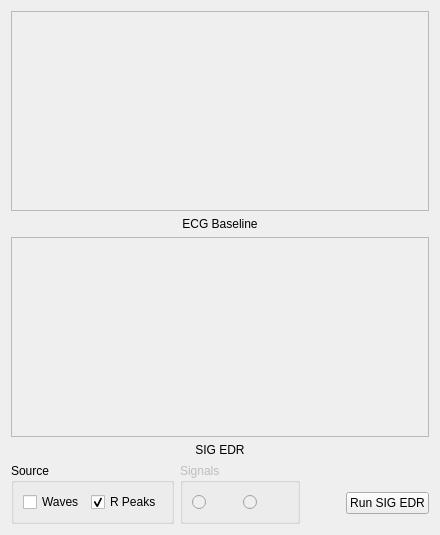
            <widget class="QWidget" name="sig_edr">
             <attribute name="title">
              <string>SIG_EDR</string>
             </attribute>
             <layout class="QVBoxLayout" name="verticalLayout_73">
              <item>
               <widget class="QScrollArea" name="Baseline_edr">
                <property name="minimumSize">
                 <size>
                  <width>0</width>
                  <height>200</height>
                 </size>
                </property>
                <property name="verticalScrollBarPolicy">
                 <enum>Qt::ScrollBarAsNeeded</enum>
                </property>
                <property name="widgetResizable">
                 <bool>true</bool>
                </property>
                <widget class="QWidget" name="scrollAreaWidgetContents_12">
                 <property name="geometry">
                  <rect>
                   <x>0</x>
                   <y>0</y>
                   <width>98</width>
                   <height>198</height>
                  </rect>
                 </property>
                </widget>
               </widget>
              </item>
              <item>
               <widget class="QLabel" name="label_24">
                <property name="layoutDirection">
                 <enum>Qt::LeftToRight</enum>
                </property>
                <property name="text">
                 <string>ECG Baseline</string>
                </property>
                <property name="alignment">
                 <set>Qt::AlignCenter</set>
                </property>
               </widget>
              </item>
              <item>
               <widget class="QScrollArea" name="scrollArea_2">
                <property name="minimumSize">
                 <size>
                  <width>0</width>
                  <height>200</height>
                 </size>
                </property>
                <property name="widgetResizable">
                 <bool>true</bool>
                </property>
                <widget class="QWidget" name="scrollAreaWidgetContents_11">
                 <property name="geometry">
                  <rect>
                   <x>0</x>
                   <y>0</y>
                   <width>98</width>
                   <height>198</height>
                  </rect>
                 </property>
                </widget>
               </widget>
              </item>
              <item>
               <widget class="QLabel" name="label_25">
                <property name="text">
                 <string>SIG EDR</string>
                </property>
                <property name="alignment">
                 <set>Qt::AlignCenter</set>
                </property>
               </widget>
              </item>
              <item>
               <layout class="QHBoxLayout" name="horizontalLayout_29">
                <item>
                 <widget class="QGroupBox" name="groupBox_9">
                  <property name="minimumSize">
                   <size>
                    <width>50</width>
                    <height>0</height>
                   </size>
                  </property>
                  <property name="title">
                   <string>Source</string>
                  </property>
                  <layout class="QHBoxLayout" name="horizontalLayout_31">
                   <item>
                    <widget class="QCheckBox" name="checkBox_4">
                     <property name="text">
                      <string>Waves</string>
                     </property>
                    </widget>
                   </item>
                   <item>
                    <widget class="QCheckBox" name="checkBox_2">
                     <property name="text">
                      <string>R Peaks</string>
                     </property>
                     <property name="checked">
                      <bool>true</bool>
                     </property>
                    </widget>
                   </item>
                  </layout>
                 </widget>
                </item>
                <item>
                 <widget class="QGroupBox" name="groupBox_11">
                  <property name="enabled">
                   <bool>false</bool>
                  </property>
                  <property name="minimumSize">
                   <size>
                    <width>120</width>
                    <height>0</height>
                   </size>
                  </property>
                  <property name="title">
                   <string>Signals</string>
                  </property>
                  <layout class="QHBoxLayout" name="horizontalLayout_30">
                   <item>
                    <widget class="QRadioButton" name="radioButton_4">
                     <property name="sizePolicy">
                      <sizepolicy hsizetype="Minimum" vsizetype="Fixed">
                       <horstretch>0</horstretch>
                       <verstretch>0</verstretch>
                      </sizepolicy>
                     </property>
                     <property name="minimumSize">
                      <size>
                       <width>0</width>
                       <height>20</height>
                      </size>
                     </property>
                     <property name="text">
                      <string/>
                     </property>
                    </widget>
                   </item>
                   <item>
                    <widget class="QRadioButton" name="radioButton_3">
                     <property name="minimumSize">
                      <size>
                       <width>0</width>
                       <height>20</height>
                      </size>
                     </property>
                     <property name="text">
                      <string/>
                     </property>
                    </widget>
                   </item>
                  </layout>
                 </widget>
                </item>
                <item>
                 <spacer name="horizontalSpacer_10">
                  <property name="orientation">
                   <enum>Qt::Horizontal</enum>
                  </property>
                  <property name="sizeHint" stdset="0">
                   <size>
                    <width>40</width>
                    <height>20</height>
                   </size>
                  </property>
                 </spacer>
                </item>
                <item>
                 <layout class="QVBoxLayout" name="verticalLayout_37">
                  <item>
                   <spacer name="verticalSpacer_11">
                    <property name="orientation">
                     <enum>Qt::Vertical</enum>
                    </property>
                    <property name="sizeType">
                     <enum>QSizePolicy::Fixed</enum>
                    </property>
                    <property name="sizeHint" stdset="0">
                     <size>
                      <width>20</width>
                      <height>20</height>
                     </size>
                    </property>
                   </spacer>
                  </item>
                  <item>
                   <widget class="QPushButton" name="pushButton_4">
                    <property name="text">
                     <string>Run SIG EDR</string>
                    </property>
                   </widget>
                  </item>
                 </layout>
                </item>
               </layout>
              </item>
             </layout>
            </widget>
